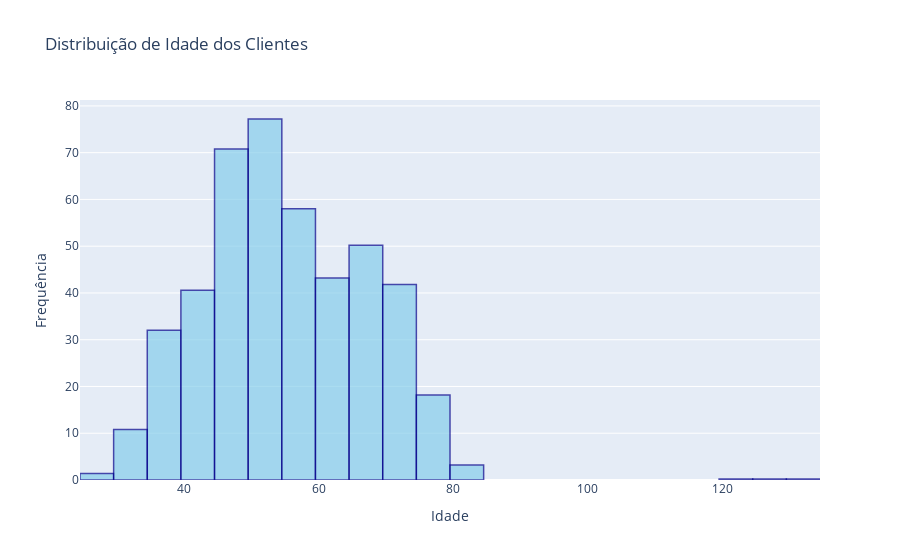
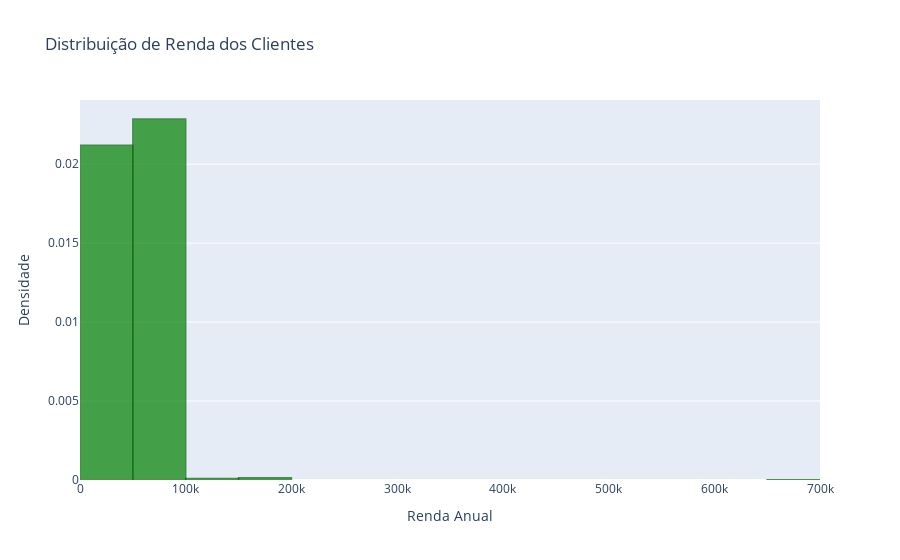

Notebook code for these charts, in order:
### Code cell
fig_idade = px.histogram(data, x='Idade', nbins=30, color_discrete_sequence=['skyblue'], 
                         title='Distribuição de Idade dos Clientes', opacity=0.7, histnorm='density')
fig_idade.update_traces(marker_line_color='darkblue', marker_line_width=1.5)
fig_idade.update_layout(xaxis_title='Idade', yaxis_title='Frequência')
fig_idade.show()

fig_renda = px.histogram(data, x='Income', nbins=20, color_discrete_sequence=['green'], 
                         title='Distribuição de Renda dos Clientes', opacity=0.7, histnorm='density')
fig_renda.update_traces(marker_line_color='darkgreen', marker_line_width=1.5)
fig_renda.update_layout(xaxis_title='Renda Anual', yaxis_title='Densidade')
fig_renda.show()

### Figure 1 — Plotly figure (JSON) as saved in the notebook; plotly's stock layout.template omitted (floating-point values rounded to 4 significant figures; data arrays with more than 128 entries replaced by an {"elided": "..."} marker saying what was removed)
{"data": [{"alignmentgroup": "True", "bingroup": "x", "histnorm": "density", "hovertemplate": "Idade=%{x}<br>density=%{y}<extra></extra>", "legendgroup": "", "marker": {"color": "skyblue", "line": {"color": "darkblue", "width": 1.5}, "opacity": 0.7, "pattern": {"shape": ""}}, "name": "", "nbinsx": 30, "offsetgroup": "", "orientation": "v", "showlegend": false, "type": "histogram", "x": {"elided": "2240 int values"}, "xaxis": "x", "yaxis": "y"}], "layout": {"barmode": "relative", "legend": {"tracegroupgap": 0}, "title": {"text": "Distribuição de Idade dos Clientes"}, "xaxis": {"anchor": "y", "domain": [0, 1], "title": {"text": "Idade"}}, "yaxis": {"anchor": "x", "domain": [0, 1], "title": {"text": "Frequência"}}}}

### Figure 2 — Plotly figure (JSON) as saved in the notebook; plotly's stock layout.template omitted (floating-point values rounded to 4 significant figures; data arrays with more than 128 entries replaced by an {"elided": "..."} marker saying what was removed)
{"data": [{"alignmentgroup": "True", "bingroup": "x", "histnorm": "density", "hovertemplate": "Income=%{x}<br>density=%{y}<extra></extra>", "legendgroup": "", "marker": {"color": "green", "line": {"color": "darkgreen", "width": 1.5}, "opacity": 0.7, "pattern": {"shape": ""}}, "name": "", "nbinsx": 20, "offsetgroup": "", "orientation": "v", "showlegend": false, "type": "histogram", "x": {"elided": "2240 int values"}, "xaxis": "x", "yaxis": "y"}], "layout": {"barmode": "relative", "legend": {"tracegroupgap": 0}, "title": {"text": "Distribuição de Renda dos Clientes"}, "xaxis": {"anchor": "y", "domain": [0, 1], "title": {"text": "Renda Anual"}}, "yaxis": {"anchor": "x", "domain": [0, 1], "title": {"text": "Densidade"}}}}
